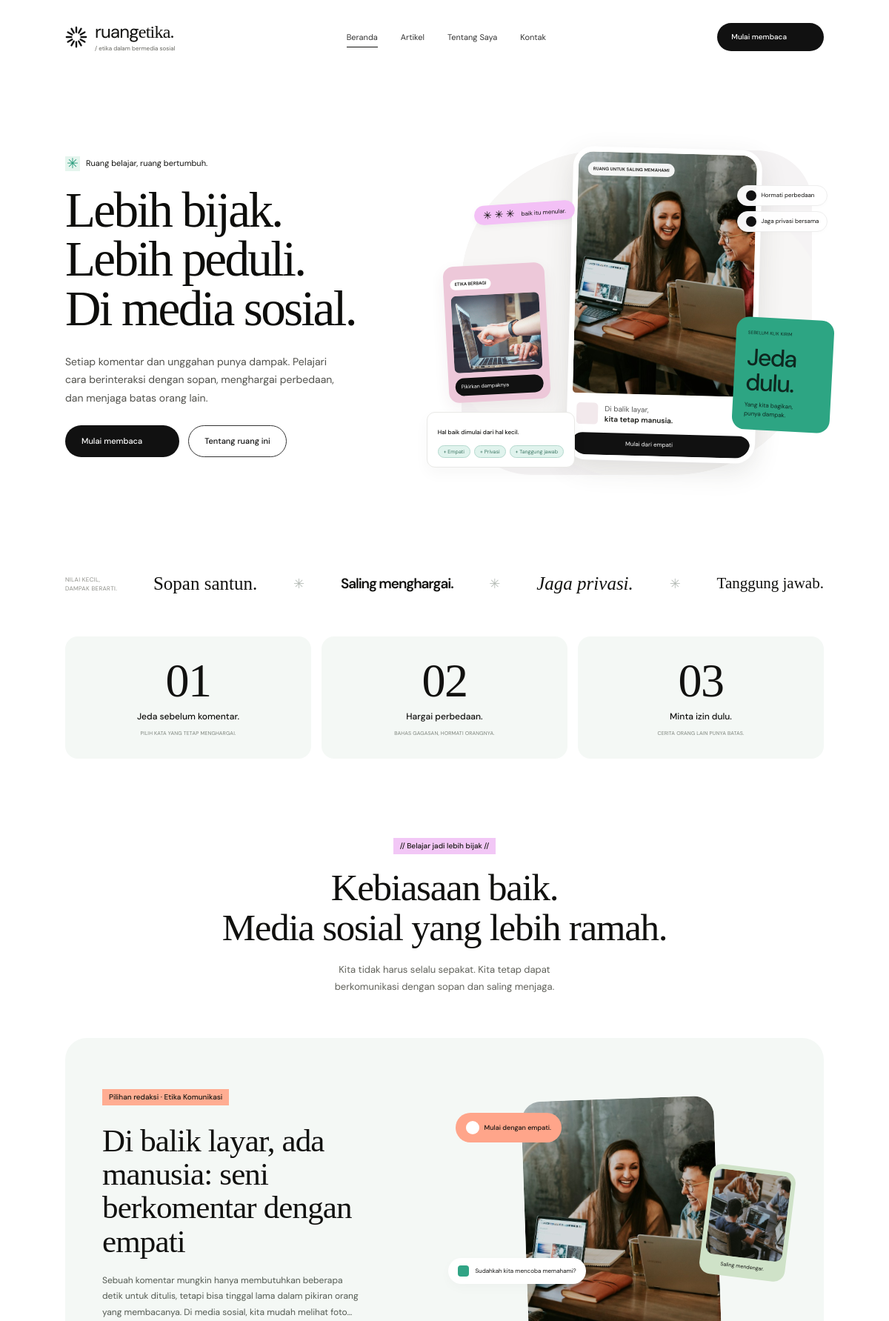
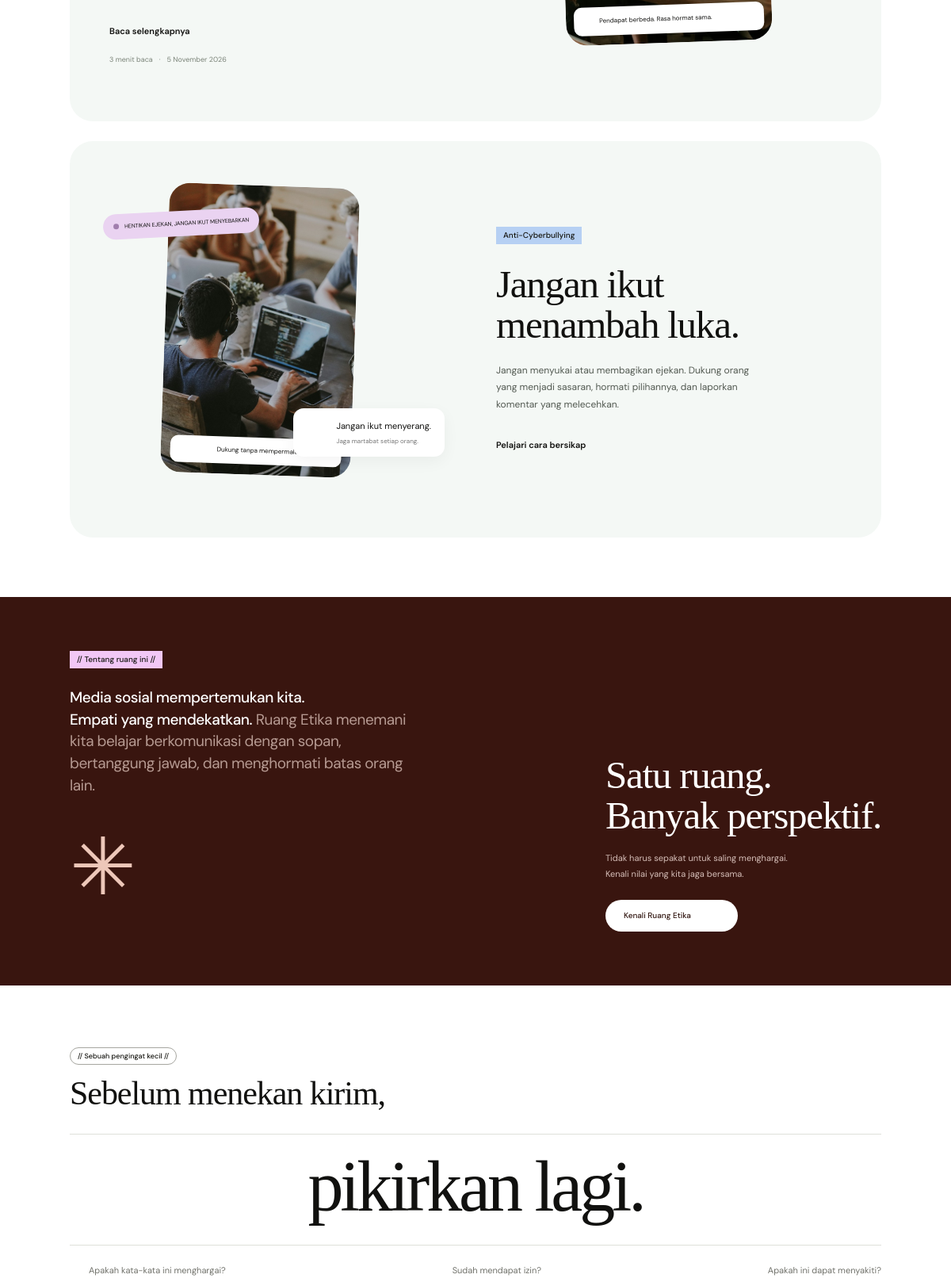
The page / (upper part) on the database its author committed (2 pictures, top to bottom).
### tables this page shows
CREATE TABLE IF NOT EXISTS articles (
    id INT UNSIGNED AUTO_INCREMENT PRIMARY KEY,
    title VARCHAR(180) NOT NULL,
    slug VARCHAR(200) NOT NULL,
    content MEDIUMTEXT NOT NULL,
    category VARCHAR(80) NOT NULL,
    thumbnail VARCHAR(255) NOT NULL DEFAULT 'assets/images/hero.jpg',
    image_alt VARCHAR(255) NOT NULL,
    image_source VARCHAR(120) NOT NULL,
    image_source_url VARCHAR(500) DEFAULT NULL,
    published_at DATETIME NOT NULL,
    status ENUM('draft', 'published') NOT NULL DEFAULT 'draft',
    created_at TIMESTAMP NOT NULL DEFAULT CURRENT_TIMESTAMP,
    updated_at TIMESTAMP NOT NULL DEFAULT CURRENT_TIMESTAMP ON UPDATE CURRENT_TIMESTAMP,
    UNIQUE KEY articles_slug_unique (slug),
    KEY articles_public_index (status, published_at)
);

### includes/functions.php (called while the page is built, shortened)
<?php
function db(): PDO
{
    static $connection = null;
    if ($connection instanceof PDO) {
        return $connection;
    }
    try {
        $connection = new PDO(
            'mysql:host=' . DB_HOST . ';port=' . DB_PORT . ';dbname=' . DB_NAME . ';charset=utf8mb4',
            DB_USER,
            DB_PASS,
            [
                PDO::ATTR_ERRMODE => PDO::ERRMODE_EXCEPTION,
                PDO::ATTR_DEFAULT_FETCH_MODE => PDO::FETCH_ASSOC,
                PDO::ATTR_EMULATE_PREPARES => false,
            ]
        );
        $connection->exec("SET time_zone = '+07:00'");
    } catch (PDOException $exception) {
        if (PHP_SAPI === 'cli') {
            fwrite(STDERR, "Database belum terhubung. Jalankan MySQL di XAMPP, impor database.sql, lalu periksa pengaturan DB_* di config.php.\n");
            exit(1);
        }
        http_response_code(503);
        header('Content-Type: text/html; charset=utf-8');
        echo '<!doctype html><html lang="id"><meta charset="utf-8">'
            . '<meta name="viewport" content="width=device-width, initial-scale=1">'
            . '<title>Database belum terhubung</title>'
            . '<body style="font-family:Arial,sans-serif;max-width:620px;margin:12vh auto;padding:24px;line-height:1.7">'
            . '<h1>Database belum terhubung</h1>'
            . '<p>Jalankan MySQL di XAMPP, impor <strong>database.sql</strong> melalui phpMyAdmin, '
            . 'lalu periksa pengaturan <strong>DB_*</strong> di <strong>config.php</strong>.</p>'
            . '<p>Petunjuk lengkap tersedia di README.md pada folder proyek.</p></body></html>';
        exit;
    }
    return $connection;
}
function e($value): string
{
    return htmlspecialchars((string) $value, ENT_QUOTES | ENT_SUBSTITUTE, 'UTF-8');
}
function url(string $path = ''): string
{
    return APP_BASE_PATH . '/' . ltrim($path, '/');
}
function excerpt(string $text, int $limit = 140): string
{
    $text = html_entity_decode(strip_tags($text), ENT_QUOTES | ENT_HTML5, 'UTF-8');
    $text = trim(preg_replace('/\s+/u', ' ', $text) ?? $text);
    $limit = max(1, $limit);
    $length = function_exists('mb_strlen') ? mb_strlen($text, 'UTF-8') : strlen($text);
    $shortened = function_exists('mb_substr') ? mb_substr($text, 0, $limit, 'UTF-8') : substr($text, 0, $limit);
    $lastSpace = strrpos($shortened, ' ');
    if ($lastSpace !== false && $lastSpace > $limit / 2) {
        $shortened = substr($shortened, 0, $lastSpace);
    }
    return rtrim($shortened, " \t\n\r\0\x0B.,;:") . '…';
}
function reading_time(string $text): int
{
    $words = preg_match_all('/[\p{L}\p{N}]+/u', strip_tags($text));
    return max(1, (int) ceil(($words ?: 0) / 200));
}
function format_date(string $value): string
{
    try {
        $date = new DateTimeImmutable($value);
    } catch (Exception $exception) {
        return '—';
    }
    $months = [1 => 'Januari', 'Februari', 'Maret', 'April', 'Mei', 'Juni',
        'Juli', 'Agustus', 'September', 'Oktober', 'November', 'Desember'];
    return $date->format('j') . ' ' . $months[(int) $date->format('n')] . ' ' . $date->format('Y');
}
function thumbnail_url(?string $path): string
{
    $valid = is_string($path) && (
        preg_match('~^assets/images/[a-zA-Z0-9_-]+\.jpg$~D', $path)
        || preg_match('~^uploads/[a-f0-9]{32}\.(?:jpg|png|webp)$~D', $path)
    );
    return url($valid && is_file(APP_ROOT . '/' . $path) ? $path : 'assets/images/hero.jpg');
}
function published_articles(?int $limit = null, string $search = '', string $category = ''): array
{
    $sql = "SELECT * FROM articles WHERE status = 'published'";
    $parameters = [];
    $sql .= ' ORDER BY published_at DESC, id DESC';
    $statement = db()->prepare($sql);
    $statement->execute();
    return $statement->fetchAll();
}

### includes/ui.php (the view, shortened to what this page needs)
<?php
function icon(string $name, string $class = ''): string
{
    $paths = [
        'arrow' => '<path d="M4 12h16m-6-6 6 6-6 6"/>',
        'arrow-up' => '<path d="M5 19 19 5M5 5h14v14"/>',
        'search' => '<circle cx="10.5" cy="10.5" r="6.5"/><path d="m16 16 4.5 4.5"/>',
        'menu' => '<path d="M4 6h16M4 12h16M4 18h16"/>',
        'close' => '<path d="m6 6 12 12M6 18 18 6"/>',
        'book' => '<path d="M12 5C8 2 3 3 3 3v16s5-1 9 2c4-3 9-2 9-2V3s-5-1-9 2Zm0 0v16"/>',
        'heart' => '<path d="M20.8 4.6a5.5 5.5 0 0 0-7.8 0L12 5.7l-1.1-1.1a5.5 5.5 0 0 0-7.8 7.8L12 21l8.8-8.6a5.5 5.5 0 0 0 0-7.8Z"/>',
        'shield' => '<path d="m12 3 8 3v6c0 5-8 9-8 9s-8-4-8-9V6l8-3Z"/><path d="m8 12 3 3 5-6"/>',
        'check' => '<path d="m5 12 4 4L19 6"/>',
        'clock' => '<circle cx="12" cy="12" r="9"/><path d="M12 7v5l3 2"/>',
        'chevron' => '<path d="m9 5 7 7-7 7"/>',
        'spark' => '<path d="m12 2 2.5 7.5L22 12l-7.5 2.5L12 22l-2.5-7.5L2 12l7.5-2.5L12 2Z"/>',
        'quote' => '<path d="M10 5H3v8h5c0 3-2 4-4 5m17-13h-7v8h5c0 3-2 4-4 5"/>',
    ];
    return '<svg class="icon ' . htmlspecialchars($class, ENT_QUOTES, 'UTF-8') . '" width="24" height="24" viewBox="0 0 24 24" fill="none" stroke="currentColor" stroke-width="1.5" stroke-linecap="round" stroke-linejoin="round" aria-hidden="true">' . ($paths[$name] ?? $paths['arrow']) . '</svg>';
}
    ?>

### index.php (shortened to what this page needs)
<?php
require_once __DIR__ . '/includes/functions.php';
$articles = published_articles();
$featured = null;
foreach ($articles as $article) {
    if ($article['category'] === 'Etika Komunikasi') { $featured = $article; break; }
}
$featured = $featured ?? ($articles[0] ?? null);
require __DIR__ . '/includes/header.php';
?>
<section class="container hero">
    <div class="hero-copy">
        <div class="hero-kicker"><span aria-hidden="true">✳</span> Ruang belajar, ruang bertumbuh.</div>
        <h1>Lebih bijak.<br>Lebih peduli.<br>Di media sosial.</h1>
        <p>Setiap komentar dan unggahan punya dampak. Pelajari cara berinteraksi dengan sopan, menghargai perbedaan, dan menjaga batas orang lain.</p>
        <div class="hero-actions"><a class="btn btn-dark" href="<?= e(url('artikel-list.php')) ?>">Mulai membaca <?= icon('arrow-up') ?></a><a class="btn btn-outline" href="<?= e(url('tentang.php')) ?>">Tentang ruang ini</a></div>
    </div>
    <div class="hero-visual reference-collage">
        <div class="portrait-card"><div class="portrait-photo"><img src="<?= e(url('assets/images/communication.jpg')) ?>" alt="Percakapan hangat di antara teman yang sedang belajar bersama" width="650" height="850" fetchpriority="high"><span class="portrait-label">RUANG UNTUK SALING MEMAHAMI</span></div><div class="portrait-caption"><span class="portrait-avatar"><?= icon('heart') ?></span><p>Di balik layar,<br><strong>kita tetap manusia.</strong></p></div><a class="portrait-cta" href="<?= e(url('artikel-list.php?kategori=Etika%20Komunikasi')) ?>">Mulai dari empati <?= icon('arrow') ?></a></div>
        <span class="collage-sticker">✳ ✳ ✳ <span>baik itu menular.</span></span>
        <div class="collage-checks"><span><?= icon('check') ?> Hormati perbedaan</span><span><?= icon('check') ?> Jaga privasi bersama</span></div>
        <a class="mini-photo-card" href="<?= e(url('artikel-list.php?kategori=Tanggung%20Jawab%20Konten')) ?>"><span class="mini-photo-label">ETIKA BERBAGI</span><img src="<?= e(url('assets/images/literacy.jpg')) ?>" alt="Teman mempertimbangkan konten sebelum membagikannya" width="240" height="210"><span class="mini-photo-cta">Pikirkan dampaknya <?= icon('arrow-up') ?></span></a>
        <div class="pause-card"><span>SEBELUM KLIK KIRIM</span><strong>Jeda<br>dulu.</strong><p>Yang kita bagikan,<br>punya dampak.</p></div>
        <div class="collage-tags"><span>Hal baik dimulai dari hal kecil.</span><div><span>+ Empati</span><span>+ Privasi</span><span>+ Tanggung jawab</span></div></div>
    </div>
</section>
<div class="topic-strip"><div class="container"><span class="strip-intro">NILAI KECIL,<br>DAMPAK BERARTI.</span><a href="<?= e(url('artikel-list.php?kategori=Sopan%20Santun')) ?>">Sopan santun.</a><span class="topic-asterisk" aria-hidden="true">✳</span><a href="<?= e(url('artikel-list.php?kategori=Menghargai%20Perbedaan')) ?>">Saling menghargai.</a><span class="topic-asterisk" aria-hidden="true">✳</span><a href="<?= e(url('artikel-list.php?kategori=Privasi%20Orang%20Lain')) ?>">Jaga privasi.</a><span class="topic-asterisk" aria-hidden="true">✳</span><a href="<?= e(url('artikel-list.php?kategori=Tanggung%20Jawab%20Konten')) ?>">Tanggung jawab.</a></div></div>
<section class="container principle-panels" aria-label="Tiga kebiasaan baik bermedia sosial"><a href="<?= e(url('artikel-list.php?kategori=Etika%20Komunikasi')) ?>"><span>01</span><h2>Jeda sebelum komentar.</h2><p>PILIH KATA YANG TETAP MENGHARGAI.</p></a><a href="<?= e(url('artikel-list.php?kategori=Menghargai%20Perbedaan')) ?>"><span>02</span><h2>Hargai perbedaan.</h2><p>BAHAS GAGASAN, HORMATI ORANGNYA.</p></a><a href="<?= e(url('artikel-list.php?kategori=Privasi%20Orang%20Lain')) ?>"><span>03</span><h2>Minta izin dulu.</h2><p>CERITA ORANG LAIN PUNYA BATAS.</p></a></section>
<section class="container learning-heading"><span class="tiny-tag tag-pink">// Belajar jadi lebih bijak //</span><h2>Kebiasaan baik.<br>Media sosial yang lebih ramah.</h2><p>Kita tidak harus selalu sepakat. Kita tetap dapat<br>berkomunikasi dengan sopan dan saling menjaga.</p></section>
<?php if ($featured): ?>
<section class="container featured-section">
    <article class="featured-card">
        <div class="featured-copy"><span class="tiny-tag tag-coral">Pilihan redaksi · <?= e($featured['category']) ?></span><h3><a href="<?= e(url('artikel.php?slug=' . rawurlencode($featured['slug']))) ?>"><?= e($featured['title']) ?></a></h3><p><?= e(excerpt($featured['content'], 180)) ?></p><a class="text-link" href="<?= e(url('artikel.php?slug=' . rawurlencode($featured['slug']))) ?>">Baca selengkapnya <?= icon('arrow') ?></a><div class="featured-byline"><span><?= reading_time($featured['content']) ?> menit baca</span><span>·</span><span><?= e(format_date($featured['published_at'])) ?></span></div></div>
        <div class="featured-art"><a class="featured-image" href="<?= e(url('artikel.php?slug=' . rawurlencode($featured['slug']))) ?>" tabindex="-1" aria-hidden="true"><img src="<?= e(thumbnail_url($featured['thumbnail'])) ?>" alt="" loading="lazy" width="600" height="800"><span class="feature-image-note"><?= icon('heart') ?> Pendapat berbeda. Rasa hormat sama.</span></a><span class="feature-bubble bubble-coral"><?= icon('heart') ?> Mulai dengan empati.</span><div class="feature-message"><?= icon('check') ?><span>Sudahkah kita mencoba memahami?</span></div><div class="feature-mini-card"><img src="<?= e(url('assets/images/hero.jpg')) ?>" alt="Belajar bertukar perspektif bersama" loading="lazy" width="220" height="220"><span>Saling mendengar.</span></div></div>
    </article>
</section>
<?php endif; ?>
<section class="container education-feature" aria-labelledby="education-title"><div class="education-art"><div class="balance-portrait"><img src="<?= e(url('assets/images/hero.jpg')) ?>" alt="Teman saling mendukung dan menolak perundungan di media sosial" loading="lazy" width="600" height="800"><span class="balance-caption"><?= icon('heart') ?> Dukung tanpa mempermalukan.</span></div><div class="wellbeing-note"><span class="wellbeing-dot"></span> HENTIKAN EJEKAN, JANGAN IKUT MENYEBARKAN</div><div class="time-note"><?= icon('shield') ?><span>Jangan ikut menyerang.<small>Jaga martabat setiap orang.</small></span></div></div><div class="education-feature-copy"><span class="tiny-tag tag-blue">Anti-Cyberbullying</span><h2 id="education-title">Jangan ikut<br>menambah luka.</h2><p>Jangan menyukai atau membagikan ejekan. Dukung orang yang menjadi sasaran, hormati pilihannya, dan laporkan komentar yang melecehkan.</p><a class="text-link" href="<?= e(url('artikel-list.php?kategori=Anti-Cyberbullying')) ?>">Pelajari cara bersikap <?= icon('arrow') ?></a></div></section>
<section class="manifesto-section"><div class="container manifesto-inner"><div class="manifesto-copy"><span class="tiny-tag tag-pink">// Tentang ruang ini //</span><p><strong>Media sosial mempertemukan kita.<br>Empati yang mendekatkan.</strong> Ruang Etika menemani kita belajar berkomunikasi dengan sopan, bertanggung jawab, dan menghormati batas orang lain.</p><span class="manifesto-spark" aria-hidden="true">✳</span></div><div class="manifesto-action"><h2>Satu ruang.<br>Banyak perspektif.</h2><p>Tidak harus sepakat untuk saling menghargai.<br>Kenali nilai yang kita jaga bersama.</p><a class="btn btn-light" href="<?= e(url('tentang.php')) ?>">Kenali Ruang Etika <?= icon('arrow-up') ?></a></div></div></section>
<section class="container pause-section" aria-labelledby="pause-title"><div class="pause-section-intro"><span class="tiny-tag tag-outline">// Sebuah pengingat kecil //</span><h2 id="pause-title">Sebelum menekan kirim,</h2></div><p class="giant-word">pikirkan lagi.</p><div class="pause-questions"><span><?= icon('check') ?> Apakah kata-kata ini menghargai?</span><span><?= icon('heart') ?> Sudah mendapat izin?</span><span><?= icon('shield') ?> Apakah ini dapat menyakiti?</span></div></section>
<?php require __DIR__ . '/includes/footer.php'; ?>

### rows shown on the page
articles: category "Etika Komunikasi", title "Di balik layar, ada manusia: seni berkomentar dengan empati", content "Sebuah komentar mungkin hanya membutuhkan beberapa detik untuk ditulis, tetapi bisa tinggal lama dalam pikiran orang yang membacanya. Di media sosial, kita mudah melihat foto…", content "3", published_at "5 November 2026", thumbnail (picture)

### other values the page prints
$label "Beranda"
$label "Artikel"
$label "Tentang Saya"
$label "Kontak"
